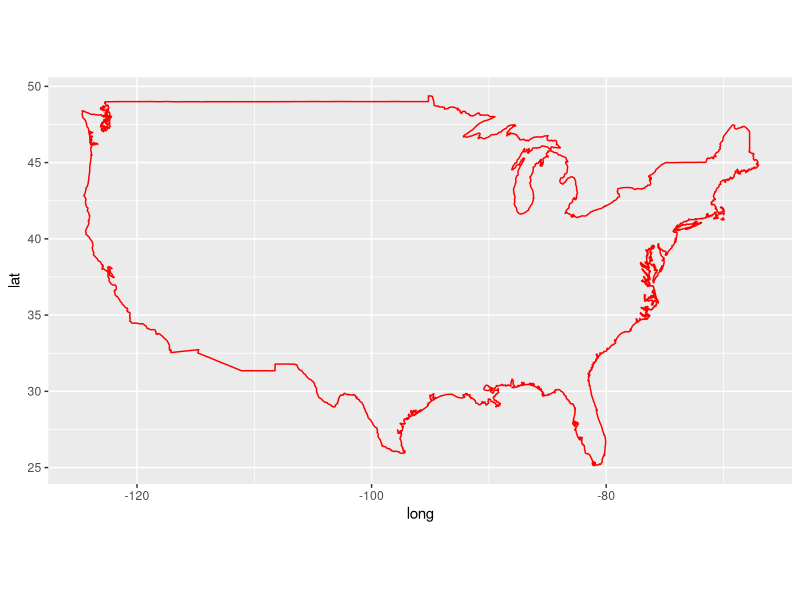
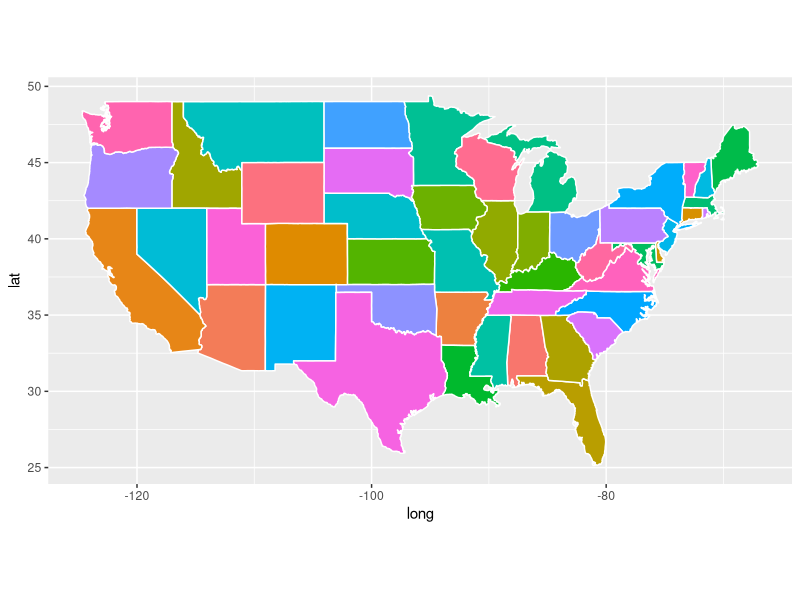
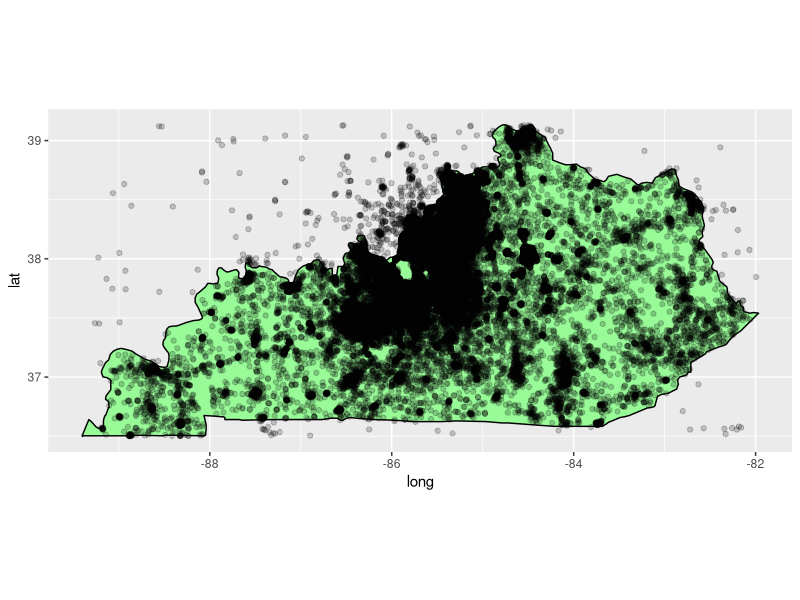

Generate these figures, in order, with R:
#
# Examples from: http://eriqande.github.io/rep-res-web/lectures/making-maps-with-R.html
# 


library('maps')
library("mapproj")
m = map("state", fill = TRUE, plot = FALSE)
area.map(m, "Kentucky")

library("ggplot2")
usa <- map_data("usa") 
states <- map_data("state")
ggplot() + 
  geom_polygon(data = usa, aes(x=long, y = lat, group = group), fill = NA, color = "red") + 
  coord_fixed(1.3)

ggplot(data = states) + 
  geom_polygon(aes(x = long, y = lat, fill = region, group = group), color = "white") + 
  coord_fixed(1.3) +
  guides(fill=FALSE)  # do this to leave off the color legend

kentucky <- subset(states, region %in% "kentucky")


sampleLL <- read.csv('data/lat_long_synthetic.csv')

# Data is all over the country -- make a simple bounding box for Kentucky:
  minlong <- min(kentucky$long)
  minlat <- min(kentucky$lat)
  maxlong <- max(kentucky$long)
  maxlat <- max(kentucky$lat)

  x <- which (sampleLL$Longitude > minlong &
                     sampleLL$Longitude < maxlong &
                     sampleLL$Latitude > minlat &
                     sampleLL$Latitude < maxlat)
sampleLL <- sampleLL[x,]

ggplot(data = kentucky) + 
  geom_polygon(aes(x = long, y = lat, group = group), fill = "palegreen", color = "black") + 
  coord_fixed(1.3) +
  geom_point(data=sampleLL, aes(x=Longitude, y=Latitude), alpha = 0.2)
